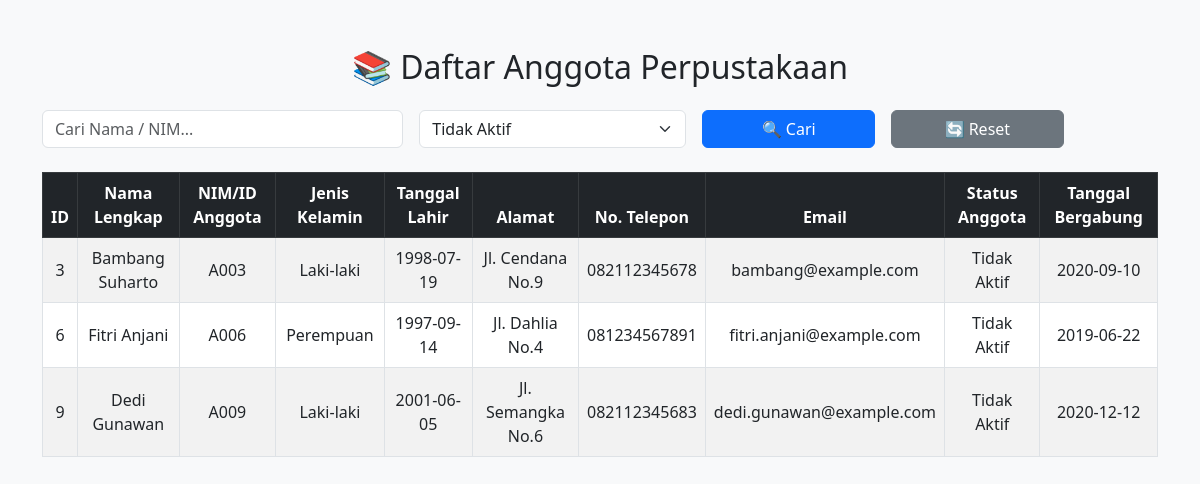
The app's page /tampil_anggota.php?filter=Tidak Aktif with its own data.
### tables this page shows
CREATE TABLE IF NOT EXISTS anggota_perpustakaan (
    ID INT PRIMARY KEY,
    Nama_Lengkap VARCHAR(100),
    NIM_ID_Anggota VARCHAR(10),
    Jenis_Kelamin ENUM('Laki-laki', 'Perempuan'),
    Tanggal_Lahir DATE,
    Alamat VARCHAR(255),
    No_Telepon VARCHAR(15),
    Email VARCHAR(100),
    Status_Anggota ENUM('Aktif', 'Tidak Aktif'),
    Tanggal_Bergabung DATE,
    Username VARCHAR(50) NOT NULL UNIQUE,
    Password VARCHAR(255) NOT NULL,
    Role ENUM('Admin', 'Anggota') DEFAULT 'Anggota',
    Created_at TIMESTAMP DEFAULT CURRENT_TIMESTAMP
);

### tampil_anggota.php (the view, shortened to what this page needs)
<?php
$host = "localhost";
$user = "root";
$pass = "";
$db   = "tugas_11_rpl_1";
$conn = mysqli_connect($host, $user, $pass, $db);
$search = isset($_GET['search']) ? $_GET['search'] : '';
$filter = isset($_GET['filter']) ? $_GET['filter'] : '';
$sql = "SELECT * FROM anggota_perpustakaan WHERE 1";
if ($filter != '') {
    $sql .= " AND Status_Anggota = '$filter'";
}
$result = mysqli_query($conn, $sql);
?>
<!DOCTYPE html>
<html>
<head>
    <link href="https://cdn.jsdelivr.net/npm/bootstrap@5.3.0/dist/css/bootstrap.min.css" rel="stylesheet">
</head>
<body class="bg-light">
<div class="container mt-5">
    <h2 class="mb-4 text-center">📚 Daftar Anggota Perpustakaan</h2>
    <form class="row g-3 mb-4" method="GET">
        <div class="col-md-4">
            <input type="text" name="search" class="form-control" placeholder="Cari Nama / NIM..." value="<?= htmlspecialchars($search) ?>">
        </div>
        <div class="col-md-3">
            <select name="filter" class="form-select">
                <option value="Tidak Aktif" <?= $filter == 'Tidak Aktif' ? 'selected' : '' ?>>Tidak Aktif</option>
            </select>
        </div>
        <div class="col-md-2">
            <button type="submit" class="btn btn-primary w-100">🔍 Cari</button>
        </div>
        <div class="col-md-2">
            <a href="tampil_anggota.php" class="btn btn-secondary w-100">🔄 Reset</a>
        </div>
    </form>
    <div class="table-responsive">
        <table class="table table-striped table-bordered table-hover align-middle">
            <thead class="table-dark text-center">
                <tr>
                    <th>ID</th>
                    <th>Nama Lengkap</th>
                    <th>NIM/ID Anggota</th>
                    <th>Jenis Kelamin</th>
                    <th>Tanggal Lahir</th>
                    <th>Alamat</th>
                    <th>No. Telepon</th>
                    <th>Email</th>
                    <th>Status Anggota</th>
                    <th>Tanggal Bergabung</th>
                </tr>
            </thead>
            <tbody>
                <?php if (mysqli_num_rows($result) > 0): ?>
                    <?php while ($row = mysqli_fetch_assoc($result)): ?>
                        <tr class="text-center">
                            <td><?= $row['ID'] ?></td>
                            <td><?= $row['Nama_Lengkap'] ?></td>
                            <td><?= $row['NIM_ID_Anggota'] ?></td>
                            <td><?= $row['Jenis_Kelamin'] ?></td>
                            <td><?= $row['Tanggal_Lahir'] ?></td>
                            <td><?= $row['Alamat'] ?></td>
                            <td><?= $row['No_Telepon'] ?></td>
                            <td><?= $row['Email'] ?></td>
                            <td><?= $row['Status_Anggota'] ?></td>
                            <td><?= $row['Tanggal_Bergabung'] ?></td>
                        </tr>
                    <?php endwhile; ?>
                <?php else: ?>
                    <tr><td colspan="10" class="text-center text-danger">Data tidak ditemukan!</td></tr>
                <?php endif; ?>
            </tbody>
        </table>
    </div>
</div>
</body>
</html>

### records on screen
anggota_perpustakaan: ID "3", Nama_Lengkap "Bambang Suharto", NIM_ID_Anggota "A003", Jenis_Kelamin "Laki-laki", Tanggal_Lahir "1998-07-19", Alamat "Jl. Cendana No.9", No_Telepon "082112345678", Email "bambang@example.com", Status_Anggota "Tidak Aktif", Tanggal_Bergabung "2020-09-10"
anggota_perpustakaan: ID "6", Nama_Lengkap "Fitri Anjani", NIM_ID_Anggota "A006", Jenis_Kelamin "Perempuan", Tanggal_Lahir "1997-09-14", Alamat "Jl. Dahlia No.4", No_Telepon "081234567891", Email "fitri.anjani@example.com", Status_Anggota "Tidak Aktif", Tanggal_Bergabung "2019-06-22"
anggota_perpustakaan: ID "9", Nama_Lengkap "Dedi Gunawan", NIM_ID_Anggota "A009", Jenis_Kelamin "Laki-laki", Tanggal_Lahir "2001-06-05", Alamat "Jl. Semangka No.6", No_Telepon "082112345683", Email "dedi.gunawan@example.com", Status_Anggota "Tidak Aktif", Tanggal_Bergabung "2020-12-12"
